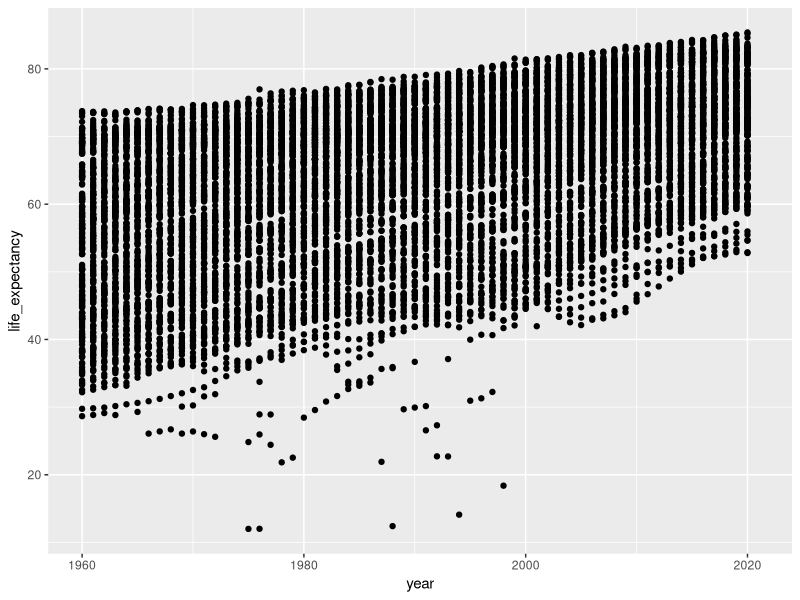
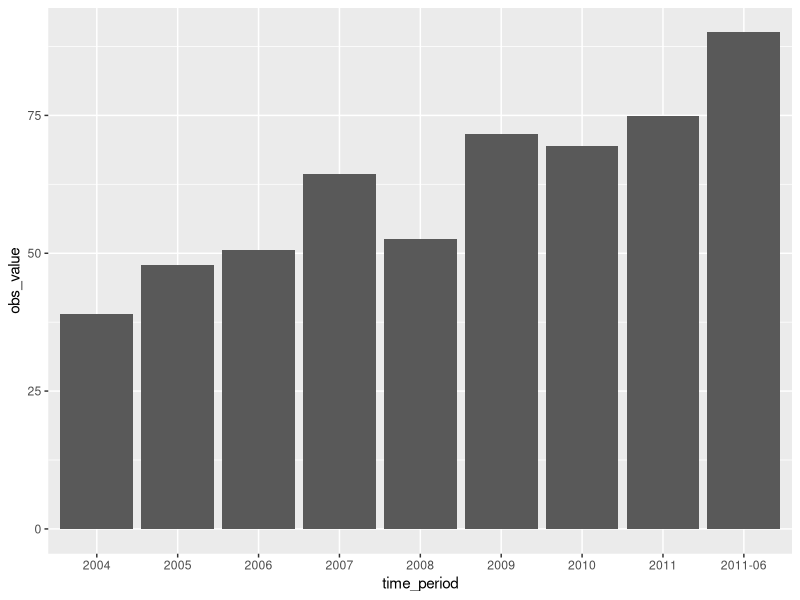

Generate these figures, in order, with R:
## ---- chunk 1
library("ggplot2")
unicef_metadata <- read.csv("./unicef_metadata.csv")

ggplot(unicef_metadata, aes(y=life_expectancy, x=year)) +
  geom_point()

## ---- chunk 2

unicef_indicator <- read.csv("./unicef_indicator.csv")

data = unicef_indicator[unicef_indicator$time_period > 2003 & unicef_indicator$time_period < 2012, ]

ggplot(data, aes(x=time_period, y=obs_value)) +
  geom_bar(position = "dodge",
           stat = "summary",
           fun = "mean")

